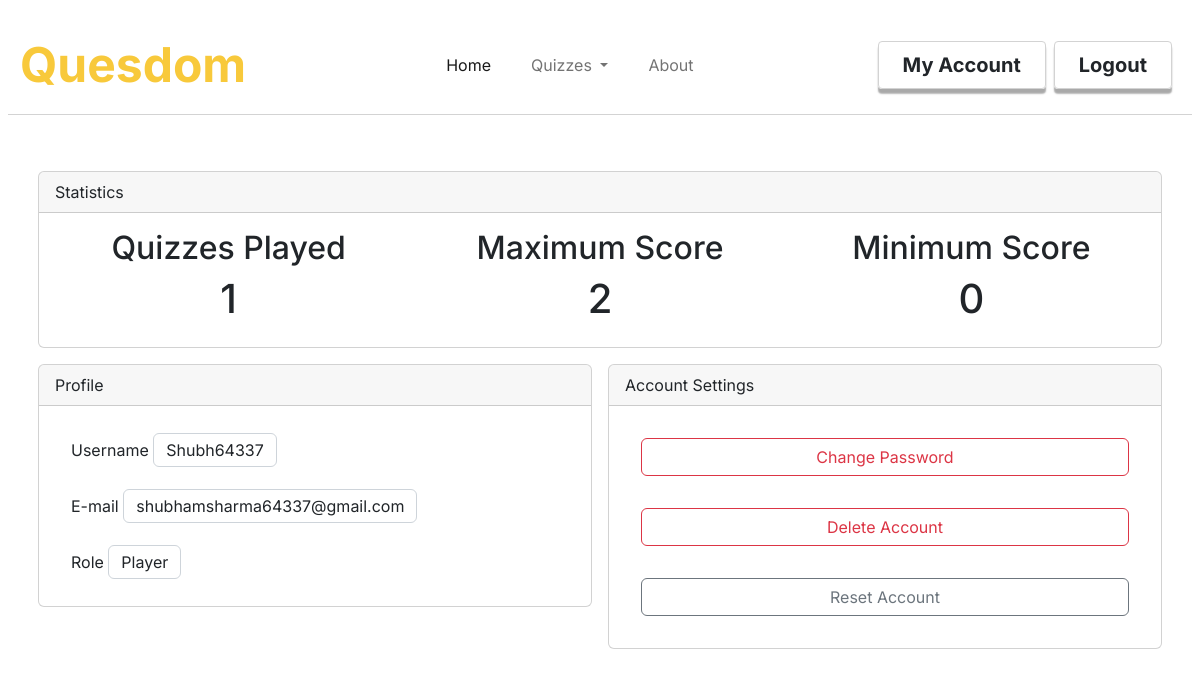
/account (signed in), run on the app's committed database.
### quesdom/models.py (models this page shows, shortened)
class Users(db.Model, UserMixin):
    id = db.Column(db.Integer, primary_key = True)
    username = db.Column(db.String(30), unique=True, nullable= False)
    email = db.Column(db.String(50), unique=True,nullable=False)
    password = db.Column(db.String(60), nullable=False)
    role = db.Column(db.String(20), nullable=False)
    answers = db.relationship('Answers',backref='answers',lazy=True)

### quesdom/routes.py (the view)
@app.route('/account')
@login_required
def account():
    if current_user.role == 'Player':
        return render_template('account.html',q_played = get_quizzes_played().count())
    return render_template('account.html',title='Account')

### quesdom/models.py (called while the page is built)
@login_manager.user_loader
def load_user(user_id):
    return Users.query.get(int(user_id))

### quesdom/routes.py (called while the page is built)
def get_quizzes_played():
    quizzes = []
    for answer in Answers.query.all():
            if answer.user_id == current_user.id:
                questions = Questions.query.filter_by(id = answer.question_id)
                for question in questions:
                    quiz = Quizzes.query.get(question.quiz_id)
                    if not quiz.id in quizzes:
                        quizzes.append(quiz.id)
    return Quizzes.query.filter(Quizzes.id.in_(quizzes))

### quesdom/templates/account.html
{%extends "layout.html"%}
{%block content%}
<div class="content-section row gap-0 pt-md-5">
    <div class="col-12 p-2">
        {%if current_user.role == 'Player' %}
        <div class="card">
            <div class="card-header">
                Statistics
            </div>
            <div class="card-body">
                <div class="row">
                    <div class="col-4">
                            <div class="h2 text-center">Quizzes Played</div>
                            <div class="body d-flex justify-content-center align-items-center h1">
                                {{q_played}}
                            </div>
                        </div>
                    <div class="col-4">
                            <div class="h2 text-center">Maximum Score</div>
                            <div class="body d-flex justify-content-center align-items-center h1">
                                {{q_played+1}}
                            </div>
                        </div>
                    <div class="col-4">
                            <div class="h2 text-center">Minimum Score</div>
                            <div class="body d-flex justify-content-center align-items-center h1">
                                {{q_played-1}}
                            </div>
                        </div>
                </div>
            </div>
        </div>
        {%endif%}
    </div>
    <div class="col-12 col-sm-6 col-md-6 p-2">
        <div class="card profile-card">
            <div class="card-header">
                Profile
            </div>
            <div class="card-body">
                <div class="p-3">
                    <span>Username</span> <span class="form-control d-inline">{{current_user.username}}</span>
                </div>
                <div class="p-3">
                    <span>E-mail</span> <span class="form-control d-inline">{{current_user.email}}</span>
                </div>
                <div class="p-3">
                    <span>Role</span> <span class="form-control d-inline">{{current_user.role}}</span>
                </div>
            </div>
        </div>
    </div>
    <div class="col-12 col-sm-6 col-md-6 p-2">
        <div class="card account-card">
            <div class="card-header">
                Account Settings
            </div>
            <div class="card-body">
                <div class="p-3">
                    <a class="btn btn-outline-danger w-100" href="#">Change Password</a>
                </div>
                <div class="p-3">
                    <a class="btn btn-outline-danger w-100" href="#">Delete Account</a>
                </div>
                <div class="p-3">
                    <a class="btn btn-outline-secondary w-100" href="#">Reset Account</a>
                </div>
            </div>
        </div>
    </div>
</div>
{% endblock %}

### quesdom/static/styles.css (style rules this page uses)
:root { --main-color: rgb(248,201,59); }

### data on the page
Users: username "Shubh64337", email "shubhamsharma64337@gmail.com", role "Player"

### other printed values
{{ q_played }} "1"
{{ q_played+1 }} "2"
{{ q_played-1 }} "0"
